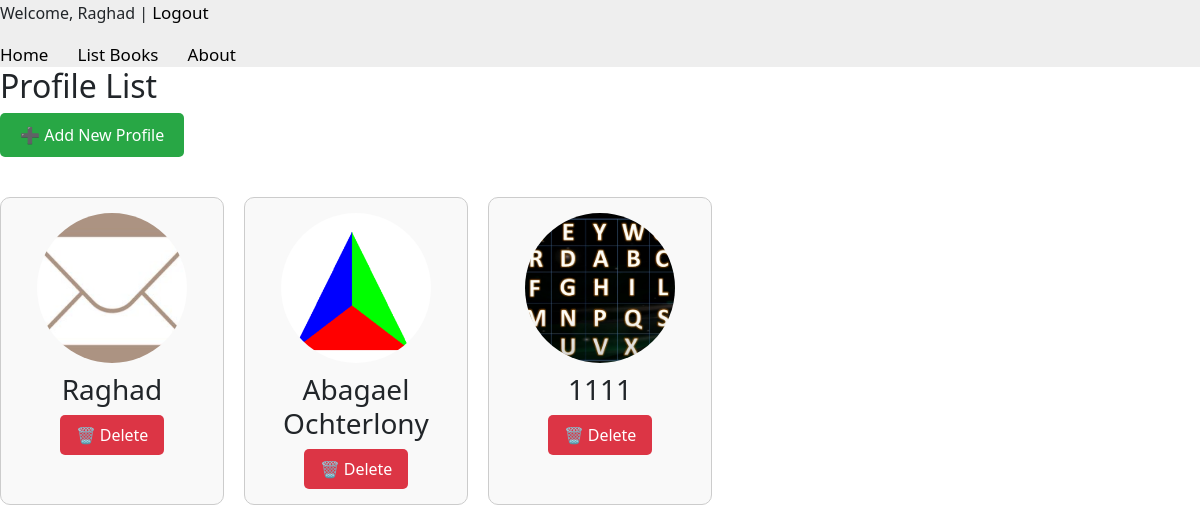
The app's page /books/profiles/ (signed in) with its own data.
### apps/bookmodule/models.py (models this page shows, shortened)
class Profile(models.Model):
    name = models.CharField(max_length=100)
    image = models.ImageField(upload_to='profile_images/', null=True, blank=True)

### apps/bookmodule/views.py (the view)
# urls.py: path('profiles/', views.profile_list, name='profile_list'),
@login_required(login_url='/users/login')
def profile_list(request):
    profiles = Profile.objects.all()
    return render(request, 'usermodule/profile_list.html', {'profiles': profiles})

### apps/templates/usermodule/profile_list.html (shortened to what this page needs)
{% extends "layouts/base.html" %}
{% load static %}
{% block content %}
<h2>Profile List</h2>
<a href="{% url 'profile_add' %}" class="add-btn">➕ Add New Profile</a>
<div class="profile-grid">
    {% for profile in profiles %}
    <div class="profile-card">
        {% if profile.image %}
            <img src="{{ profile.image.url }}" alt="{{ profile.name }}">
        {% else %}
            <img src="{% static 'default_profile.png' %}" alt="Default Profile">
        {% endif %}
        <h3>{{ profile.name }}</h3>
        <form method="post" action="{% url 'delete_profile' profile.id %}">
            <button type="submit" class="delete-btn">🗑️ Delete</button>
        </form>
    </div>
    {% empty %}
    <p>No profiles found.</p>
    {% endfor %}
</div>
{% endblock content %}

### apps/templates/includes/header.html
{% with request.resolver_match.url_name as url_name %}
<div class="topnav">
    {% if user.is_authenticated %}
    <p>Welcome, {{ user.username }} | <a href="{% url 'logout' %}">Logout</a></p>
{% else %}
    <a href="{% url 'login' %}">Login</a> | <a href="{% url 'register' %}">Register</a>
{% endif %}
    <a class="{% if url_name == 'books.index' %}active{% endif %}" href="{% url "books.index" %}">Home</a>
    <a class="{% if url_name == 'books.list_books' %}active{% endif %}" href="{% url "books.list_books" %}">List Books</a>
    <a class="{% if url_name == 'books.aboutus' %}active{% endif %}" href="{% url "books.aboutus" %}">About</a>
</div>
{% endwith %}

### apps/static/styles.css (style rules this page uses)
.topnav { background-color: #eeeeee; width: 100%; }
.topnav a { color: #000000; text-align: center; margin-right: 25px; text-decoration: none; font-size: 17px; }

### apps/templates/usermodule/profile_list.html (style rules this page uses)
.profile-grid { display: grid; grid-template-columns: repeat(auto-fill, minmax(200px, 1fr)); gap: 20px; margin-top: 20px; }
.profile-card { border: 1px solid #ccc; border-radius: 10px; padding: 15px; text-align: center; background-color: #f9f9f9; }
.profile-card img { width: 150px; height: 150px; object-fit: cover; border-radius: 50%; margin-bottom: 10px; }
.delete-btn { background-color: #dc3545; color: white; padding: 8px 16px; border: none; border-radius: 5px; cursor: pointer; text-decoration: none; }
.add-btn { display: inline-block; background-color: #28a745; color: white; padding: 10px 20px; margin-bottom: 20px; text-decoration: none; border-radius: 5px; }

### records on screen
Profile: image (picture), name "Raghad"
Profile: image (picture), name "Abagael Ochterlony"
Profile: image (picture), name "1111"

### other values on screen
{{ user.username }} "Raghad"
